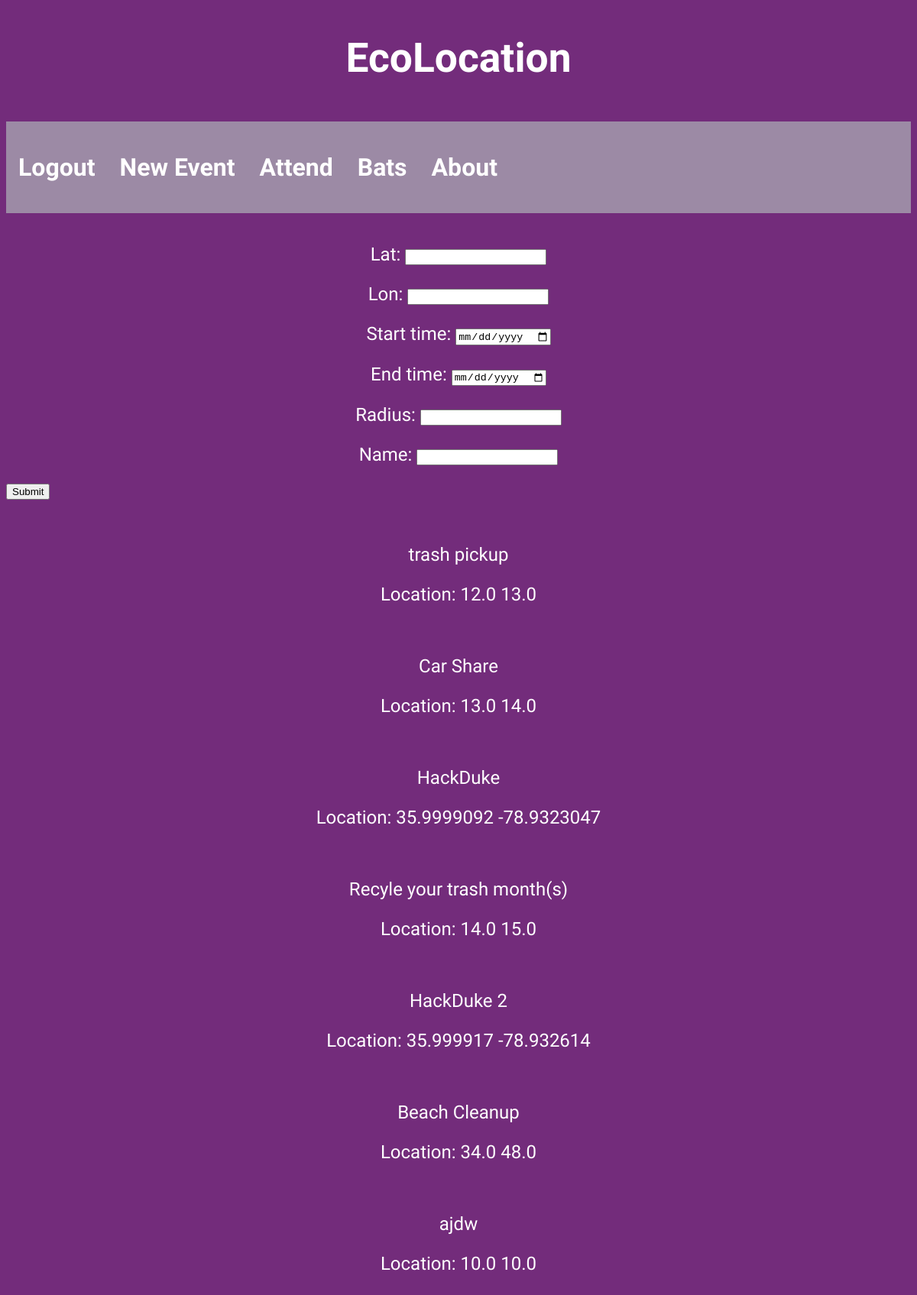
Screenshot of /make_event (signed in) with the database file from the repository.
### ecolocation/models.py (models this page shows, shortened)
class Event(models.Model):
    name = models.CharField(max_length=100)
    lat = models.FloatField()
    lon = models.FloatField()
    start_time = models.DateField()
    end_time = models.DateField()
    num_joined = models.IntegerField(default=0)
    radius = models.FloatField()  # Miles

### ecolocation/views.py (the view)
# urls.py: path('make_event', views.create_event, name='make_event'),
def create_event(request):
    g = Event.objects.all()
    context = {"event_table": EventForm, "all_events": g,}
    return render(request, 'events/make_event.html', context)

### templates/events/make_event.html (shortened to what this page needs)
{% extends "base.html" %}
{% block content %}
<form action="/make_event/" method="post">
  <table>
    {{ event_table.as_p }}
  </table>
  <input type="submit" value="Submit">
</form>
<br>
{% for m in all_events %}
<p>{{m.name}}</p>
<p>Location: {{m.lat}} {{m.lon}}</p>
{% endfor %}
{% endblock %}

### static/css/style.css (style rules this page uses)
body { background-color: #732C7B; }
p { text-align: center; }
p { font-size: 1.5em; font-family: 'Exo 2', sans-serif; color: #ffffff; }

### rows the page displays
Event: name "trash pickup", lat "12.0", lon "13.0"
Event: name "Car Share", lat "13.0", lon "14.0"
Event: name "HackDuke", lat "35.9999092", lon "-78.9323047"
Event: name "Recyle your trash month(s)", lat "14.0", lon "15.0"
Event: name "HackDuke 2", lat "35.999917", lon "-78.932614"
Event: name "Beach Cleanup", lat "34.0", lon "48.0"
Event: name "ajdw", lat "10.0", lon "10.0"
